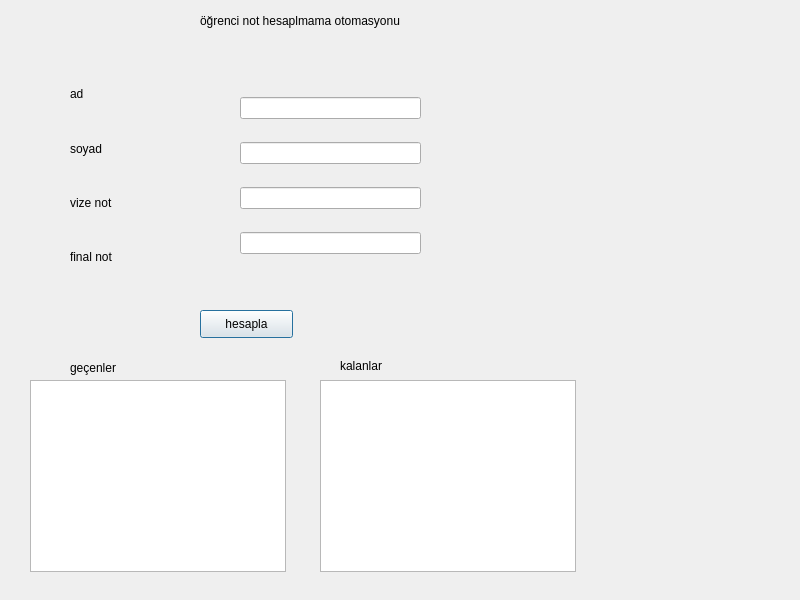
<?xml version="1.0" encoding="UTF-8"?>
<ui version="4.0">
 <class>Dialog</class>
 <widget class="QDialog" name="Dialog">
  <property name="geometry">
   <rect>
    <x>0</x>
    <y>0</y>
    <width>800</width>
    <height>600</height>
   </rect>
  </property>
  <property name="windowTitle">
   <string>Dialog</string>
  </property>
  <widget class="QLabel" name="label">
   <property name="geometry">
    <rect>
     <x>200</x>
     <y>10</y>
     <width>281</width>
     <height>21</height>
    </rect>
   </property>
   <property name="text">
    <string>öğrenci not hesaplmama otomasyonu</string>
   </property>
  </widget>
  <widget class="QPushButton" name="btnhesapla">
   <property name="geometry">
    <rect>
     <x>200</x>
     <y>310</y>
     <width>93</width>
     <height>28</height>
    </rect>
   </property>
   <property name="text">
    <string>hesapla</string>
   </property>
  </widget>
  <widget class="QLabel" name="label_6">
   <property name="geometry">
    <rect>
     <x>70</x>
     <y>360</y>
     <width>55</width>
     <height>16</height>
    </rect>
   </property>
   <property name="text">
    <string>geçenler</string>
   </property>
  </widget>
  <widget class="QLabel" name="label_7">
   <property name="geometry">
    <rect>
     <x>340</x>
     <y>355</y>
     <width>61</width>
     <height>21</height>
    </rect>
   </property>
   <property name="text">
    <string>kalanlar</string>
   </property>
  </widget>
  <widget class="QListWidget" name="lst_gecenler">
   <property name="geometry">
    <rect>
     <x>30</x>
     <y>380</y>
     <width>256</width>
     <height>192</height>
    </rect>
   </property>
  </widget>
  <widget class="QListWidget" name="lst_kalanlar">
   <property name="geometry">
    <rect>
     <x>320</x>
     <y>380</y>
     <width>256</width>
     <height>192</height>
    </rect>
   </property>
  </widget>
  <widget class="QWidget" name="">
   <property name="geometry">
    <rect>
     <x>70</x>
     <y>70</y>
     <width>131</width>
     <height>211</height>
    </rect>
   </property>
   <layout class="QVBoxLayout" name="verticalLayout">
    <item>
     <widget class="QLabel" name="label_2">
      <property name="text">
       <string>ad</string>
      </property>
     </widget>
    </item>
    <item>
     <widget class="QLabel" name="label_3">
      <property name="text">
       <string>soyad</string>
      </property>
     </widget>
    </item>
    <item>
     <widget class="QLabel" name="label_4">
      <property name="text">
       <string>vize not</string>
      </property>
     </widget>
    </item>
    <item>
     <widget class="QLabel" name="label_5">
      <property name="text">
       <string>final not</string>
      </property>
     </widget>
    </item>
   </layout>
  </widget>
  <widget class="QWidget" name="">
   <property name="geometry">
    <rect>
     <x>240</x>
     <y>80</y>
     <width>181</width>
     <height>191</height>
    </rect>
   </property>
   <layout class="QVBoxLayout" name="verticalLayout_2">
    <item>
     <widget class="QLineEdit" name="edAd"/>
    </item>
    <item>
     <widget class="QLineEdit" name="edSoyad"/>
    </item>
    <item>
     <widget class="QLineEdit" name="edVize"/>
    </item>
    <item>
     <widget class="QLineEdit" name="edFinal"/>
    </item>
   </layout>
  </widget>
 </widget>
 <resources/>
 <connections/>
</ui>
